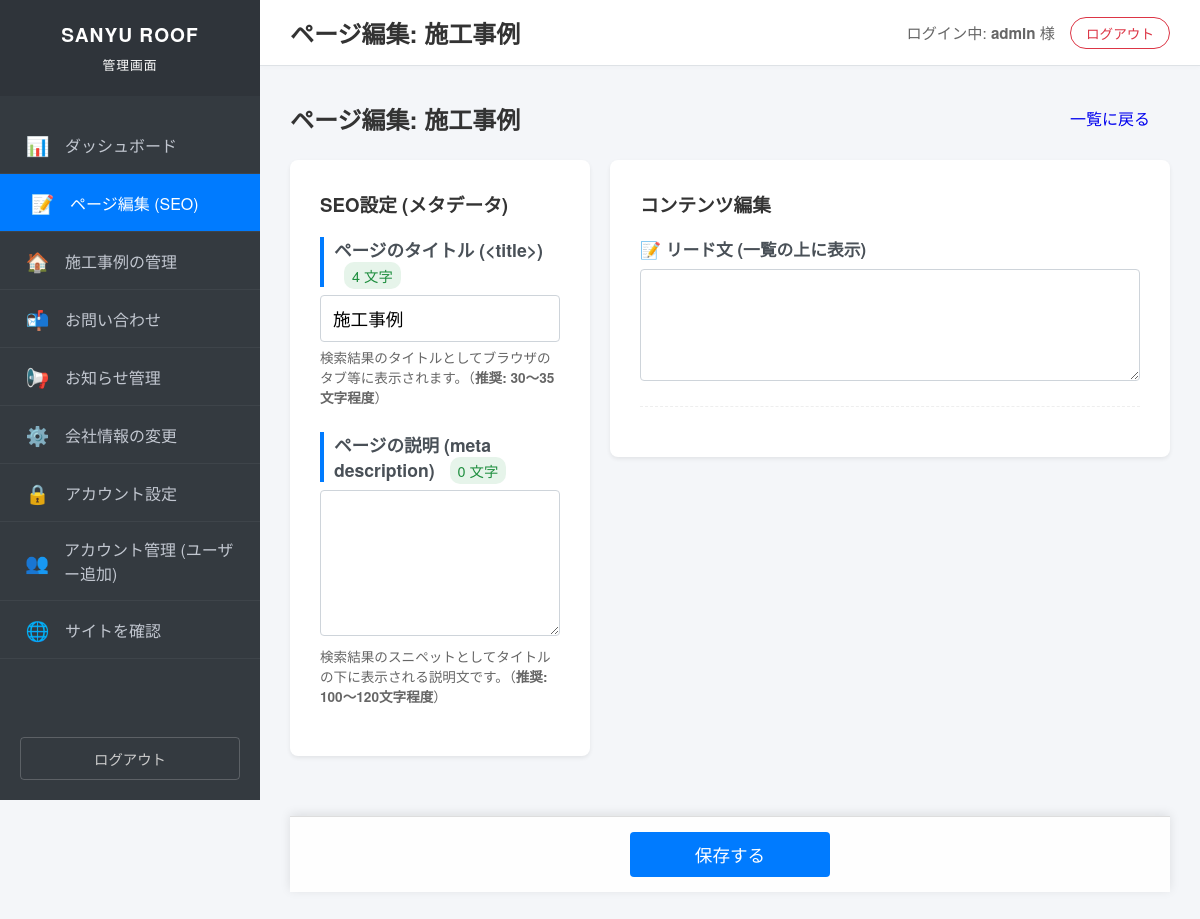
The page /admin/pages/edit.php?id=2 (signed in) on the database its author committed.
### tables this page shows
CREATE TABLE pages (
        id INTEGER PRIMARY KEY AUTOINCREMENT,
        slug TEXT UNIQUE NOT NULL,
        name TEXT NOT NULL,
        title TEXT,
        description TEXT,
        content TEXT, -- JSON
        updated_at DATETIME DEFAULT CURRENT_TIMESTAMP
    );

### public_html/config/config.php (called while the page is built, shortened)
<?php
function h($str) {
    return htmlspecialchars($str, ENT_QUOTES, 'UTF-8');
}
?>

### public_html/admin/pages/edit.php (the view, shortened to what this page needs)
<?php
require_once '../../config/config.php';
$id = $_GET['id'] ?? null;
$pdo = get_db_connection();
try {
    $stmt = $pdo->prepare("SELECT * FROM pages WHERE id = ?");
    $stmt->execute([$id]);
    $page = $stmt->fetch();
} catch (PDOException $e) {
    die("データベースエラー: " . h($e->getMessage()) . " <a href='/admin/db_check.php'>復旧ツールはこちら</a>");
}
$page_title = 'ページ編集: ' . $page['name'];
$schema = [];
if ($page['slug'] === 'home') {
    $schema = [
        'hero_title' => ['label' => 'メインキャッチコピー (改行はそのまま反映)', 'type' => 'textarea', 'rows' => 3],
        'hero_subtitle' => ['label' => 'サブタイトル', 'type' => 'text'],
        'hero_description' => ['label' => '説明文', 'type' => 'textarea', 'rows' => 4],
        'reason_1_title' => ['label' => '選ばれる理由1: タイトル', 'type' => 'text'],
        'reason_1_text' => ['label' => '選ばれる理由1: 本文', 'type' => 'textarea', 'rows' => 3],
        'reason_2_title' => ['label' => '選ばれる理由2: タイトル', 'type' => 'text'],
        'reason_2_text' => ['label' => '選ばれる理由2: 本文', 'type' => 'textarea', 'rows' => 3],
        'reason_3_title' => ['label' => '選ばれる理由3: タイトル', 'type' => 'text'],
        'reason_3_text' => ['label' => '選ばれる理由3: 本文', 'type' => 'textarea', 'rows' => 3],
        'solar_title' => ['label' => '太陽光セクション: タイトル', 'type' => 'textarea', 'rows' => 2],
        'solar_text' => ['label' => '太陽光セクション: 本文1 (HTML記述可)', 'type' => 'textarea', 'rows' => 4, 'html' => true],
        'solar_text_2' => ['label' => '太陽光セクション: 本文2', 'type' => 'textarea', 'rows' => 3],
    ];
} elseif ($page['slug'] === 'works') {
    $schema = [
        'lead_text' => ['label' => 'リード文 (一覧の上に表示)', 'type' => 'textarea', 'rows' => 5],
    ];
} elseif ($page['slug'] === 'services') {
    $schema = [
        'page_heading' => ['label' => 'ページ見出し (英語表記の上)', 'type' => 'text'],
        'lead_text' => ['label' => 'リード文 (見出しの下に表示)', 'type' => 'textarea', 'rows' => 5],
    ];
} elseif ($page['slug'] === 'contact') {
    $schema = [
        'lead_text' => ['label' => 'リード文 (フォームの上に表示)', 'type' => 'textarea', 'rows' => 5],
    ];
} elseif ($page['slug'] === 'about') {
    $schema = [
        'lead_text' => ['label' => 'リード文 (ページ上部)', 'type' => 'textarea', 'rows' => 3],
        'representative_message_title' => ['label' => '代表挨拶: 見出し', 'type' => 'text'],
        'representative_message_text' => ['label' => '代表挨拶: 本文', 'type' => 'textarea', 'rows' => 15],
    ];
}
$content_data = json_decode($page['content'] ?? '{}', true);
include __DIR__ . '/../inc/header.php';
?>
<div class="container">
    <div style="display:flex; justify-content:space-between; align-items:center; margin-bottom:20px;">
        <h2 style="margin:0;">ページ編集: <?php echo h($page['name']); ?></h2>
        <a href="index.php" class="btn btn-outline-secondary">一覧に戻る</a>
    </div>
    <form method="post">
        <div class="row" style="display:flex; gap:20px; flex-wrap:wrap;">
            <div style="flex:1; min-width:300px;">
                <div class="card">
                    <h3 class="card-title" style="margin-top:0;">SEO設定 (メタデータ)</h3>
                    <div class="form-group" style="margin-bottom: 25px;">
                        <label class="form-label" style="font-weight:bold; font-size:1.1rem; border-left: 4px solid var(--primary-color); padding-left:10px;">ページのタイトル (&lt;title&gt;) <span id="title_count" style="font-size:0.9rem; font-weight:normal; margin-left:10px; padding:3px 8px; border-radius:10px; background:#eee;"></span></label>
                        <input type="text" name="title" id="title_input" class="form-control" value="<?php echo h($page['title']); ?>" style="font-size: 1.1rem; padding: 12px;">
                        <p class="form-help" style="color:#666; font-size:0.85rem; margin-top:5px;">検索結果のタイトルとしてブラウザのタブ等に表示されます。（<b>推奨: 30〜35文字程度</b>）</p>
                    </div>
                    <div class="form-group">
                        <label class="form-label" style="font-weight:bold; font-size:1.1rem; border-left: 4px solid var(--primary-color); padding-left:10px;">ページの説明 (meta description) <span id="desc_count" style="font-size:0.9rem; font-weight:normal; margin-left:10px; padding:3px 8px; border-radius:10px; background:#eee;"></span></label>
                        <textarea name="description" id="desc_input" class="form-control" rows="5" style="font-size: 1rem; padding: 12px; line-height: 1.5;"><?php echo h($page['description']); ?></textarea>
                        <p class="form-help" style="color:#666; font-size:0.85rem; margin-top:5px;">検索結果のスニペットとしてタイトルの下に表示される説明文です。（<b>推奨: 100〜120文字程度</b>）</p>
                    </div>
                </div>
            </div>
            <div style="flex:2; min-width:300px;">
                <div class="card">
                    <h3 class="card-title" style="margin-top:0;">コンテンツ編集</h3>
                    <?php if (empty($schema)): ?>
                        <p>このページには編集可能なコンテンツエリアが定義されていません。</p>
                    <?php else: ?>
                        <?php foreach ($schema as $key => $field): ?>
                            <div class="form-group" style="padding-bottom: 20px; border-bottom: 1px dashed #eee;">
                                <label class="form-label" style="font-weight:bold; font-size:1.05rem; display:block; margin-bottom:8px;">📝 <?php echo h($field['label']); ?></label>
                                <?php if ($field['type'] === 'textarea'): ?>
                                    <textarea name="content[<?php echo $key; ?>]" class="form-control" rows="<?php echo $field['rows']; ?>"></textarea>
                                <?php else: ?>
                                    <input type="text" name="content[<?php echo $key; ?>]" class="form-control" value="<?php echo h($content_data[$key] ?? ''); ?>">
                                <?php endif; ?>
                            </div>
                        <?php endforeach; ?>
                    <?php endif; ?>
                </div>
            </div>
        </div>
        <div style="margin-top: 30px; text-align: center; position: sticky; bottom: 20px; background: rgba(255,255,255,0.9); padding: 15px; border-top: 1px solid #ddd; box-shadow: 0 -2px 10px rgba(0,0,0,0.1);">
            <button type="submit" class="btn btn-primary" style="min-width: 200px; font-size: 1.1rem;">保存する</button>
        </div>
    </form>
</div>
<?php include __DIR__ . '/../inc/footer.php'; ?>

### public_html/admin/inc/header.php (shortened to what this page needs)
<!DOCTYPE html>
<html lang="ja">
<head>
    <link rel="stylesheet" href="/admin/css/admin.css?v=<?php echo time(); ?>">
</head>
<body>
<?php include __DIR__ . '/sidebar.php'; ?>
<div class="admin-wrapper">
    <header class="admin-header">
        <h1 class="page-title"><?php echo h($page_title); ?></h1>
        <div class="user-info">
            <div style="display:flex; align-items:center;">
                <span>
                    ログイン中: <strong><?php echo h($_SESSION['admin_username'] ?? 'Admin'); ?></strong> 様
                </span>
                <a href="/admin/logout.php" class="btn-logout">ログアウト</a>
            </div>
        </div>
    </header>
    <main class="admin-content">

### public_html/admin/css/admin.css (style rules this page uses)
:root { --admin-bg-color: #f4f6f9; --sidebar-bg-color: #343a40; --sidebar-width: 260px; --primary-color: #007bff; --text-color: #333; --border-color: #dee2e6; --card-shadow: 0 0.125rem 0.25rem rgba(0, 0, 0, 0.075); }
body { font-family: "Helvetica Neue", Arial, "Hiragino Kaku Gothic ProN", "Hiragino Sans", Meiryo, sans-serif; background-color: var(--admin-bg-color); margin: 0; padding: 0; display: flex; min-height: 100vh; color: var(--text-color); }
.admin-wrapper { flex-grow: 1; margin-left: var(--sidebar-width); display: flex; flex-direction: column; min-width: 0; }
.admin-header { background: #fff; padding: 15px 30px; border-bottom: 1px solid var(--border-color); display: flex; justify-content: space-between; align-items: center; box-shadow: 0 2px 4px rgba(0, 0, 0, 0.02); }
.page-title { font-size: 1.5rem; margin: 0; font-weight: 600; }
.user-info { font-size: 0.95rem; color: #666; }
.btn-logout { margin-left: 15px; padding: 5px 15px; background: #fff; border: 1px solid #dc3545; color: #dc3545; text-decoration: none; border-radius: 20px; font-size: 0.85rem; transition: all 0.2s; }
.admin-content { padding: 30px; }
.card { background: #fff; border-radius: 8px; box-shadow: var(--card-shadow); padding: 30px; margin-bottom: 30px; }
.btn { display: inline-block; padding: 10px 20px; border-radius: 4px; text-decoration: none; cursor: pointer; font-size: 1rem; border: none; transition: background 0.2s; }
.btn-primary { background: var(--primary-color); color: #fff; }
.form-group { margin-bottom: 20px; }
.form-label { display: block; margin-bottom: 8px; font-weight: bold; color: #495057; }
.form-control { width: 100%; padding: 10px 15px; font-size: 1rem; border: 1px solid #ced4da; border-radius: 4px; box-sizing: border-box; }

### public_html/admin/pages/edit.php (style rules this page uses)
.form-help { font-size: 0.85rem; color: #666; margin-top: 5px; }

### rows shown on the page
pages: name "ページ編集: 施工事例", name "施工事例", title "施工事例"

### other values the page prints
$_SESSION['admin_username'] "admin"
$field['label'] "リード文 (一覧の上に表示)"
